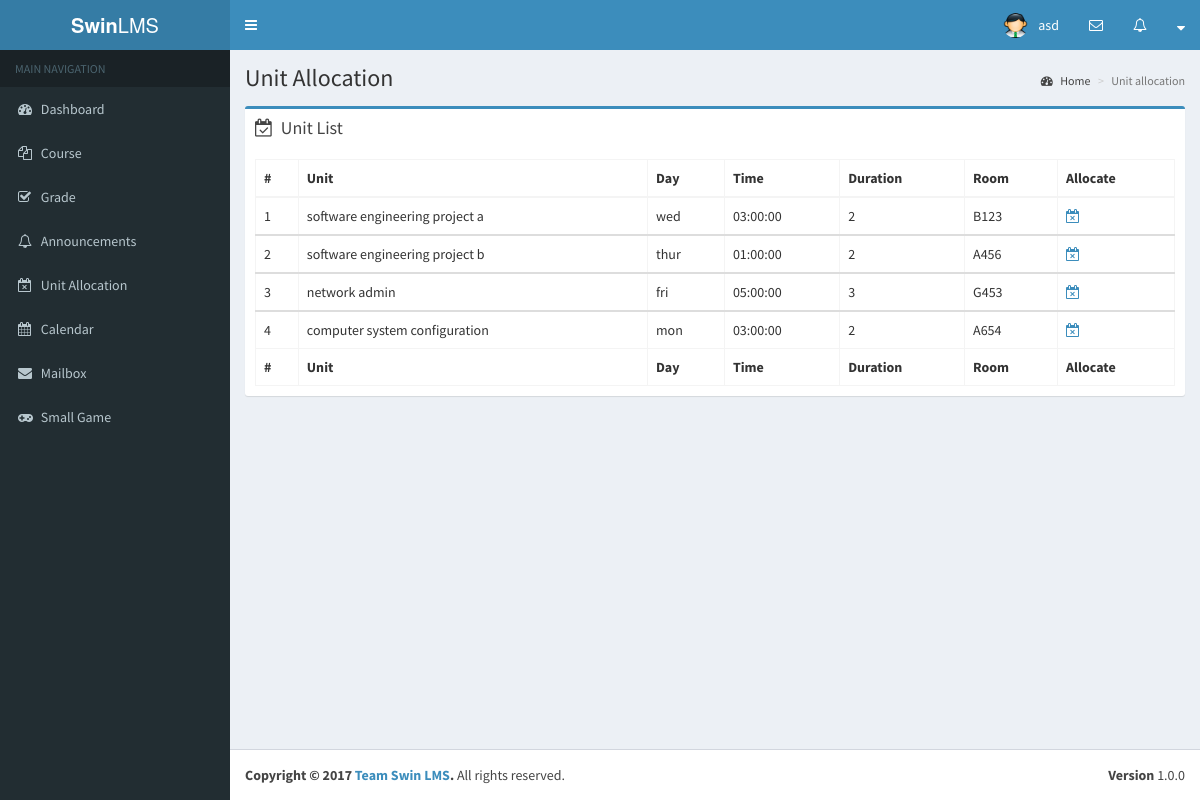
/student/unit_allocate.php (signed in), run on an earlier commit of the app's database.
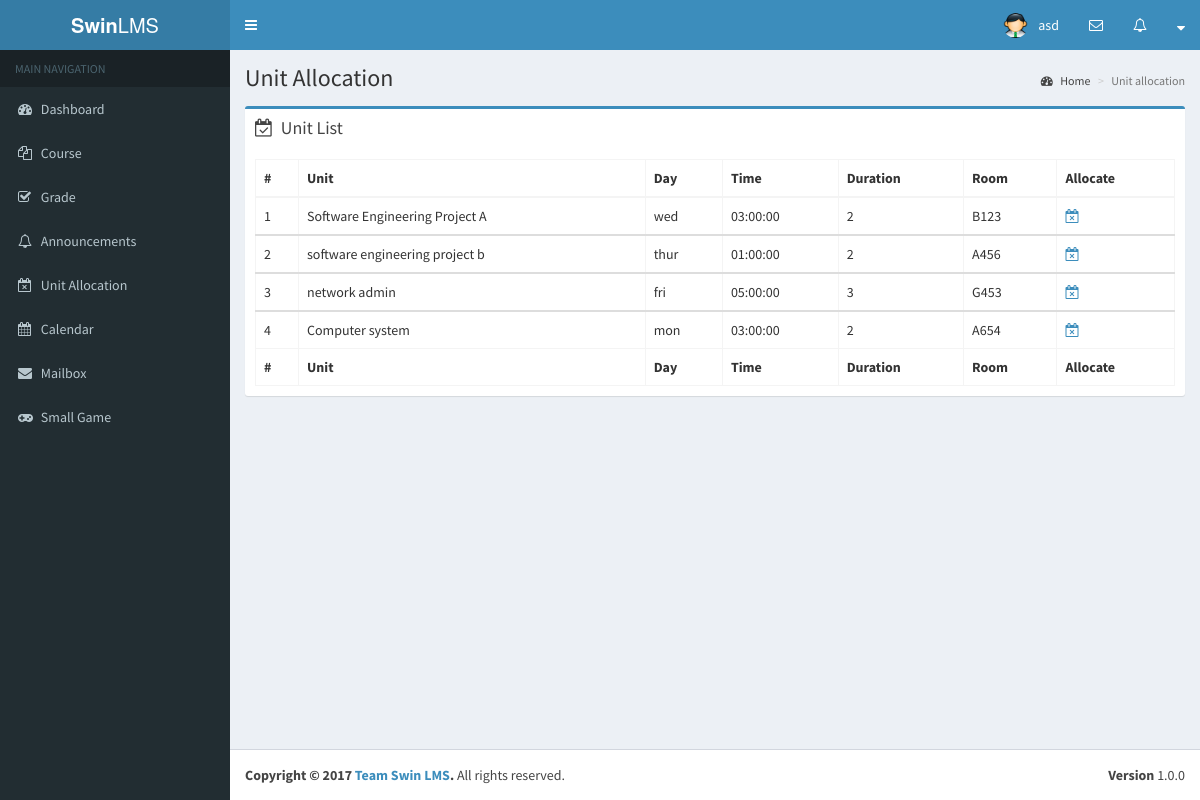
And on a later commit of the database.
### tables this page shows
CREATE TABLE IF NOT EXISTS `class` (
  `id` int(11) NOT NULL,
  `user_id` int(11) NOT NULL,
  `unit_id` int(11) NOT NULL,
  `section_id` int(11) DEFAULT NULL
);

CREATE TABLE IF NOT EXISTS `unit` (
  `id` int(11) NOT NULL,
  `name` varchar(45) NOT NULL,
  `code` varchar(10) NOT NULL,
  `description` varchar(255) NOT NULL,
  `course_id` int(11) NOT NULL
);

CREATE TABLE IF NOT EXISTS `section` (
  `id` int(11) NOT NULL,
  `unit_id` int(11) NOT NULL,
  `classroom_id` int(11) NOT NULL,
  `section_start_time` time NOT NULL,
  `section_day` varchar(65) NOT NULL,
  `section_duration` int(11) NOT NULL
);

CREATE TABLE IF NOT EXISTS `classroom` (
  `id` int(11) NOT NULL,
  `classroom` varchar(10) NOT NULL
);

### student/unit_allocate.php (the view, shortened to what this page needs)
<?php
require_once '../app/config.php';
$counter = 0;
$courselistQuery = $db->prepare("
    SELECT c.unit_id, c.section_id, c.id, u.name, u.description, s.section_start_time, s.section_day, s.section_duration, cr.classroom
    FROM (((unit u
    JOIN class c
    ON c.unit_id = u.id)
    JOIN section s
    ON c.section_id = s.id)
    JOIN classroom cr
    ON s.classroom_id = cr.id)
    WHERE user_id=:user_id
");
$courselistQuery->execute([
    'user_id' => $_SESSION['user_id']
]);
$courselist = $courselistQuery->rowCount() ? $courselistQuery : [];
?>
<!DOCTYPE html>
<html>
		<?php include_once('first.php') ?>
	<body class="hold-transition skin-blue sidebar-mini">
		<?php include_once('header.php')?>
        <?php include_once('sidebar.php') ?>
          <div class="content-wrapper">
            <section class="content-header">
              <h1>
                Unit Allocation
              </h1>
              <ol class="breadcrumb">
                <li><a href="#"><i class="fa fa-dashboard"></i> Home</a></li>
                <li class="active">Unit allocation</li>
              </ol>
            </section>
            <section class="content">
              <div class="row">
                <section class="col-lg-12">
                  <div class="box box-primary">
                    <div class="box-header">
                        <i class="fa fa-calendar-check-o"></i>
        				<h3 class="box-title">Unit List</h3>
                    </div>
                    <div class="box-body">
                        <?php if(!empty($courselist)): ?>
                        <table id="unit_allocate" class="table table-bordered table-hover courselist">
                            <thead>
                                <tr>
                                    <th>#</th>
                                    <th>Unit</th>
                                    <th>Day</th>
                                    <th>Time</th>
                                    <th>Duration</th>
                                    <th>Room</th>
                                    <th>Allocate</th>
                                </tr>
                            </thead>
                            <?php foreach($courselist as $course):
                                $counter++;
                            ?>
                            <tbody class="course">
                                <tr>
                                    <td><?php echo $counter ?></td>
                                    <td><?php echo $course['name']; ?></td>
                                    <td><?php echo $course['section_day']; ?></td>
                                    <td><?php echo $course['section_start_time']; ?></td>
                                    <td><?php echo $course['section_duration']; ?></td>
                                    <td><?php echo $course['classroom']; ?></td>
                                    <td>
                                        <a href="unit_section.php?id=<?php echo $course['id']; ?>&unit_id=<?php echo $course['unit_id']; ?>&name=<?php echo $course['name']; ?>" class="upload"><i class="fa fa-calendar-times-o"></i></a>
                                    </td>
                                </tr>
                            </tbody>
                            <?php endforeach; ?>
                            <tfoot>
                                <tr>
                                    <th>#</th>
                                    <th>Unit</th>
                                    <th>Day</th>
                                    <th>Time</th>
                                    <th>Duration</th>
                                    <th>Room</th>
                                    <th>Allocate</th>
                                </tr>
                            </tfoot>
                        </table>
                        <?php else: ?>
                            <p>There is no units to display.</p>
                        <?php endif; ?>
                    </div>
                  </div>
                </section>
            </div>
            </section>
        </div>
        <?php include_once('footer.php') ?>
	</body>
</html>

What changed in the data, as far as the page shows it:
changed through a linked row, class "wed": unit.name "software engineering project a" → "Software Engineering Project A"
changed through a linked row, class "mon": unit.name "computer system configuration" → "Computer system"
